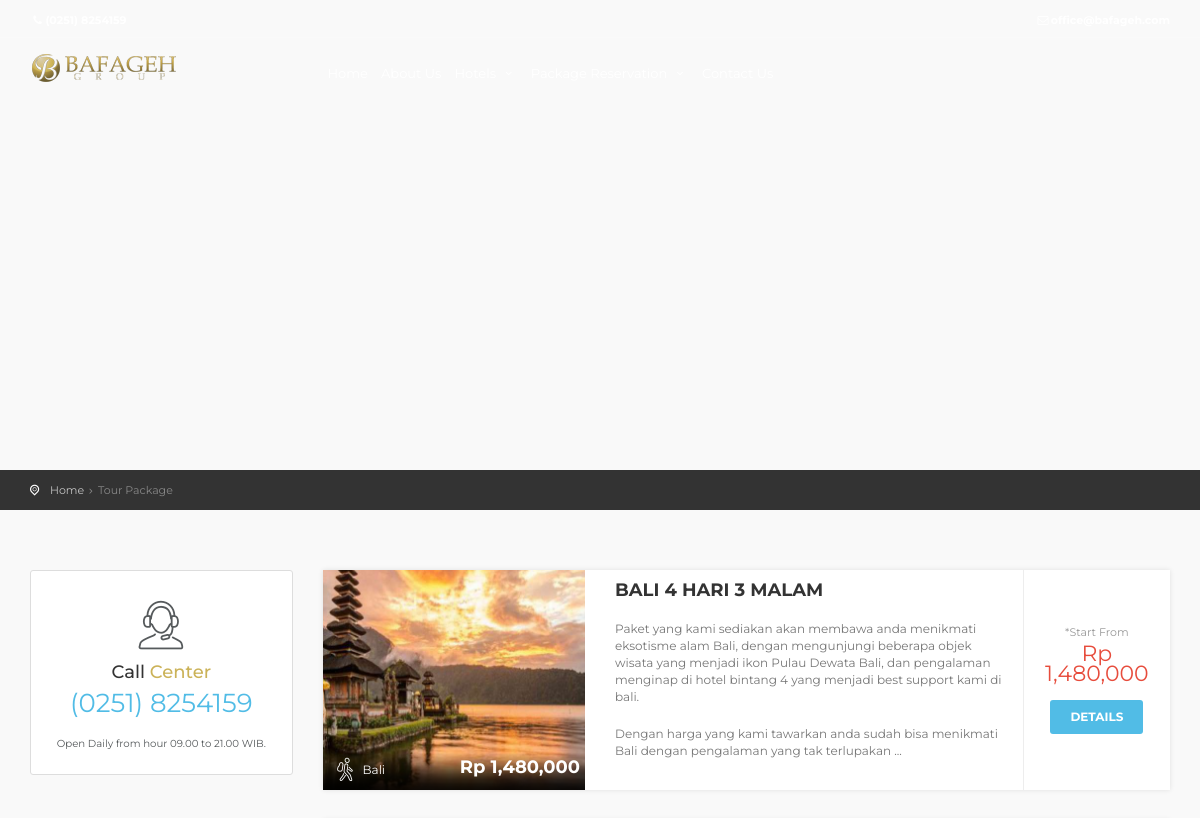
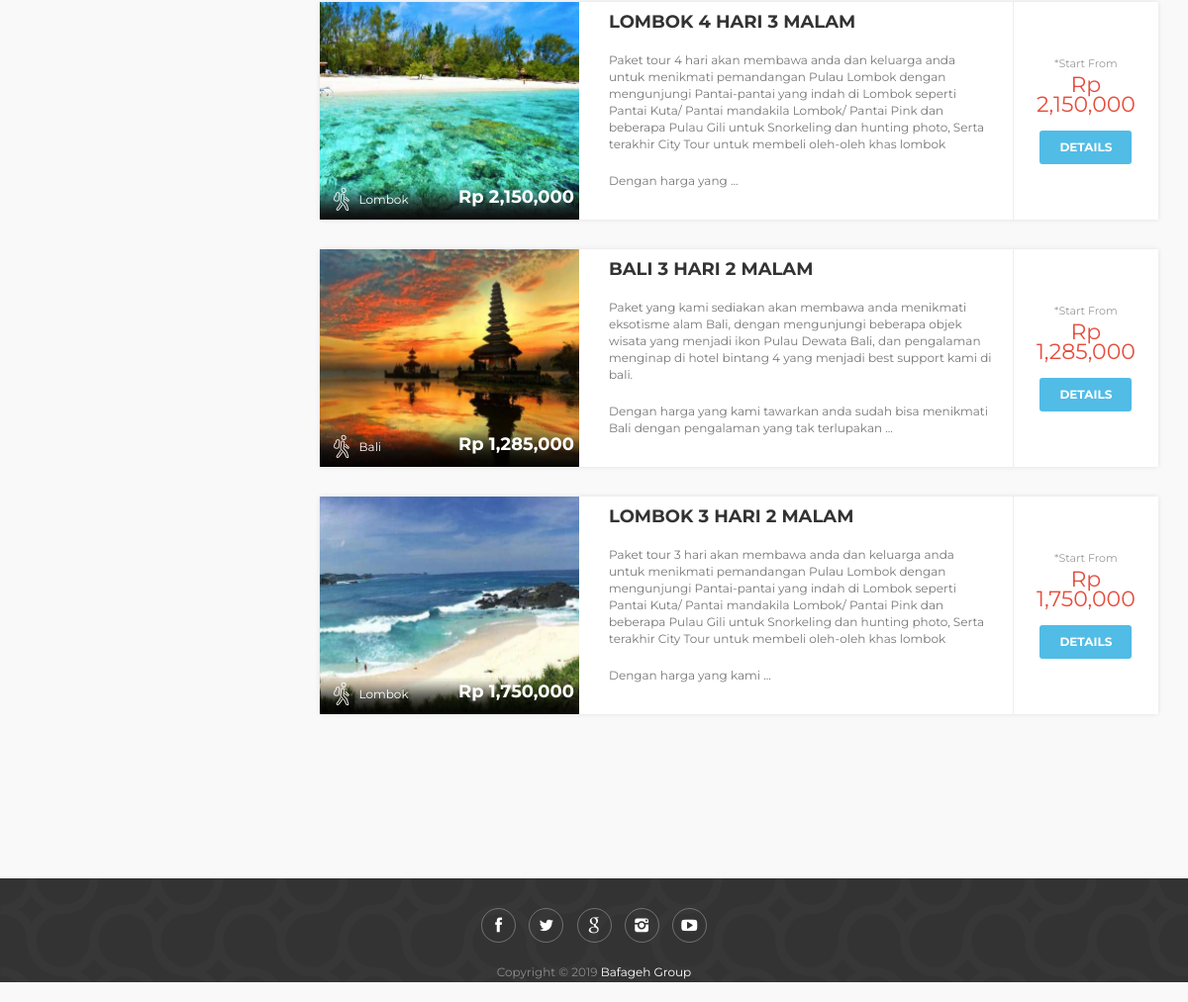
Screenshot of /index.php/tour with the database file from the repository (2 pictures, top to bottom).
### tables this page shows
CREATE TABLE `paket` (
  `idpaket` int(11) NOT NULL,
  `nama_paket` varchar(100) DEFAULT NULL,
  `deskripsi` longtext DEFAULT NULL,
  `kategori_id` int(11) DEFAULT NULL,
  `gambar` varchar(40) DEFAULT NULL,
  `likes` int(11) NOT NULL,
  `jml` int(11) NOT NULL,
  `is_active` int(1) NOT NULL
);

CREATE TABLE `kategori_paket` (
  `id_kategori` int(11) NOT NULL,
  `kategori` varchar(100) DEFAULT NULL
);

### application/libraries/Frontend.php (called while the page is built, shortened)
<?php
class Frontend {
    protected $_CI;
    function __construct() {
        $this->_CI = &get_instance();
    }
    function display($template, $data = null) {
        $data['_content'] = $this->_CI->load->view($template, $data, true);
        $data['_header'] = $this->_CI->load->view('template/frontend/header', $data, true);
        $this->_CI->load->view('template/frontend/template', $data);
    }
}

### application/controllers/Tour.php (called while the page is built, shortened)
<?php if ( ! defined('BASEPATH')) exit('No direct script access allowed');
class Tour extends CI_Controller {
	public function index()
	{
        $config['base_url'] = site_url('tour/index');
        $config['total_rows'] = $this->db->count_all('paket');
        $config['per_page'] = 5;
        $config["uri_segment"] = 3;
        $choice = $config["total_rows"] / $config["per_page"];
        $config["num_links"] = floor($choice);
        $config['first_link']       = 'First';
        $config['last_link']        = 'Last';
        $config['next_link']        = 'Next';
        $config['prev_link']        = 'Prev';
        $config['full_tag_open']    = '<div class="pagging text-center"><nav><ul class="pagination justify-content-center">';
        $config['full_tag_close']   = '</ul></nav></div>';
        $config['num_tag_open']     = '<li class="page-item"><span class="page-link">';
        $config['num_tag_close']    = '</span></li>';
        $config['cur_tag_open']     = '<li class="page-item active"><span class="page-link">';
        $config['cur_tag_close']    = '<span class="sr-only">(current)</span></span></li>';
        $config['next_tag_open']    = '<li class="page-item"><span class="page-link">';
        $config['next_tagl_close']  = '<span aria-hidden="true">&raquo;</span></span></li>';
        $config['prev_tag_open']    = '<li class="page-item"><span class="page-link">';
        $config['prev_tagl_close']  = '</span>Next</li>';
        $config['first_tag_open']   = '<li class="page-item"><span class="page-link">';
        $config['first_tagl_close'] = '</span></li>';
        $config['last_tag_open']    = '<li class="page-item"><span class="page-link">';
        $config['last_tagl_close']  = '</span></li>';
        $this->pagination->initialize($config);
        $x['page'] = ($this->uri->segment(3)) ? $this->uri->segment(3) : 0;
        $x['data'] = $this->m_paket->harga_hotel($config["per_page"],['page']);
        $x['pagination'] = $this->pagination->create_links();
        $x['news']=$this->m_paket->harga_hotel($config["per_page"], ['page']);
        $x['brt']=$this->m_paket->tampil_paket();
		$this->frontend->display('front/v_paket',$x);
    }
}

### index.php (called while the page is built, shortened)
<?php
require_once BASEPATH.'core/CodeIgniter.php';

### application/models/M_paket.php (called while the page is built, shortened)
<?php
class M_paket extends CI_Model{
	function harga_hotel(){
		$hasil=$this->db->query("select idpaket,paketid,nama_paket,deskripsi,gambar,harga3,kategori_id,id_kategori,kategori,jml, min(harga3) AS harga from pkt_hotel JOIN paket ON paketid=idpaket JOIN kategori_paket ON kategori_id=id_kategori GROUP by paketid ");
		return $hasil;
	}
}

### application/views/front/v_paket.php (the view, shortened to what this page needs)
<?php
    function limit_words($string, $word_limit){
     $words = explode(" ",$string);
	return implode(" ",array_splice($words,0,$word_limit));
    }
?>
	<section class="parallax-window" data-parallax="scroll" data-image-src="<?php echo base_url(); ?>themes/img/background.jpg" data-natural-width="1400" data-natural-height="470">
	<div class="parallax-content-1">
			<div class="animated fadeInDown">
			</div>
		</div>
	</section>
	<main>
		<div id="position">
		<div class="container">
				<ul>
					<li><a href="<?php echo base_url(); ?>">Home</a>
					</li>
					<li>Tour Package</li>
				</ul>
			</div>
		</div>
		<div class="container margin_60">
			<div class="row">
				<aside class="col-lg-3 col-md-3">
					<div class="box_style_2">
						<i class="icon_set_1_icon-57"></i>
						<h4>Call <span>Center</span></h4>
						<a href="tel://8254159" class="phone">(0251) 8254159</a>
						<small>Open Daily from hour 09.00 to 21.00 WIB.</small>
					</div>
				</aside>
				<div class="col-lg-9 col-md-9">
				<?php
                            foreach ($news->result_array() as $b) {
                                $idpaket=$b['paketid'];
                                $paket=$b['nama_paket'];
                                $isi=limit_words($b['deskripsi'],50);
                                $harga=$b['harga'];
								$gbr=$b['gambar'];
								$nama=$b['kategori'];
                        ?>
					<div class="strip_all_tour_list wow fadeIn" data-wow-delay="0.7s">
						<div class="row">
							<div class="col-lg-4 col-md-4 col-sm-4">
								<div class="img_list">
								<a href="<?php echo base_url().'tour/details/'.$idpaket;?>"><img src="<?php echo base_url().'assets/images/paket/thumb/'.$gbr;?>"  alt="Paket">
										<div class="short_info">
										<i class="icon_set_1_icon-30"></i><?php echo $nama;?>
										<span class="price"><sup><?php echo 'Rp '.number_format($harga);?></sup></span>
										</div>
									</a>
								</div>
							</div>
							<div class="col-lg-6 col-md-6 col-sm-6">
								<div class="tour_list_desc">
									<h3><strong><?php echo $paket;?></strong></h3>
									<p><?php echo $isi;?> ...</p>
								</div>
							</div>
							<div class="col-lg-2 col-md-2 col-sm-2">
								<div class="price_list">
								<div><small>*Start From</small><sup><?php echo 'Rp '.number_format($harga);?></sup> <span class="normal_price_list"></span>
										<p><a href="<?php echo base_url().'tour/details/'.$idpaket;?>" class="btn_1">Details</a>
										</p>
									</div>
								</div>
							</div>
						</div>
					</div>
					<?php
            				}
             			?>
					<div class="text-center">
					</div>
				</div>
			</div>
		</div>
	</main>

### themes/css/responsive.css (style rules this page uses)
@media (min-width: 768px) and (max-width: 1200px) { .img_list img { left: -25%; } }

### rows the page displays
paket: gambar (picture), kategori_paket.kategori "Bali", harga "1,480,000", nama_paket "BALI 4 HARI 3 MALAM", deskripsi "Paket yang kami sediakan akan membawa anda menikmati eksotisme alam Bali, dengan mengunjungi beberapa objek wisata yang menjadi ikon Pulau Dewata Bali, dan pengalaman menginap di hotel bintang 4 yang menjadi best support kami di bali. Dengan harga yang kami tawarkan anda sudah bisa menikmati Bali dengan pengalaman yang tak terlupakan"
paket: gambar (picture), kategori_paket.kategori "Lombok", harga "2,150,000", nama_paket "LOMBOK 4 HARI 3 MALAM", deskripsi "Paket tour 4 hari akan membawa anda dan keluarga anda untuk menikmati pemandangan Pulau Lombok dengan mengunjungi Pantai-pantai yang indah di Lombok seperti Pantai Kuta/ Pantai mandakila Lombok/ Pantai Pink dan beberapa Pulau Gili untuk Snorkeling dan hunting photo, Serta terakhir City Tour untuk membeli oleh-oleh khas lombok Dengan harga yang"
paket: gambar (picture), kategori_paket.kategori "Bali", harga "1,285,000", nama_paket "BALI 3 HARI 2 MALAM", deskripsi "Paket yang kami sediakan akan membawa anda menikmati eksotisme alam Bali, dengan mengunjungi beberapa objek wisata yang menjadi ikon Pulau Dewata Bali, dan pengalaman menginap di hotel bintang 4 yang menjadi best support kami di bali. Dengan harga yang kami tawarkan anda sudah bisa menikmati Bali dengan pengalaman yang tak terlupakan"
paket: gambar (picture), kategori_paket.kategori "Lombok", harga "1,750,000", nama_paket "LOMBOK 3 HARI 2 MALAM", deskripsi "Paket tour 3 hari akan membawa anda dan keluarga anda untuk menikmati pemandangan Pulau Lombok dengan mengunjungi Pantai-pantai yang indah di Lombok seperti Pantai Kuta/ Pantai mandakila Lombok/ Pantai Pink dan beberapa Pulau Gili untuk Snorkeling dan hunting photo, Serta terakhir City Tour untuk membeli oleh-oleh khas lombok Dengan harga yang kami"
